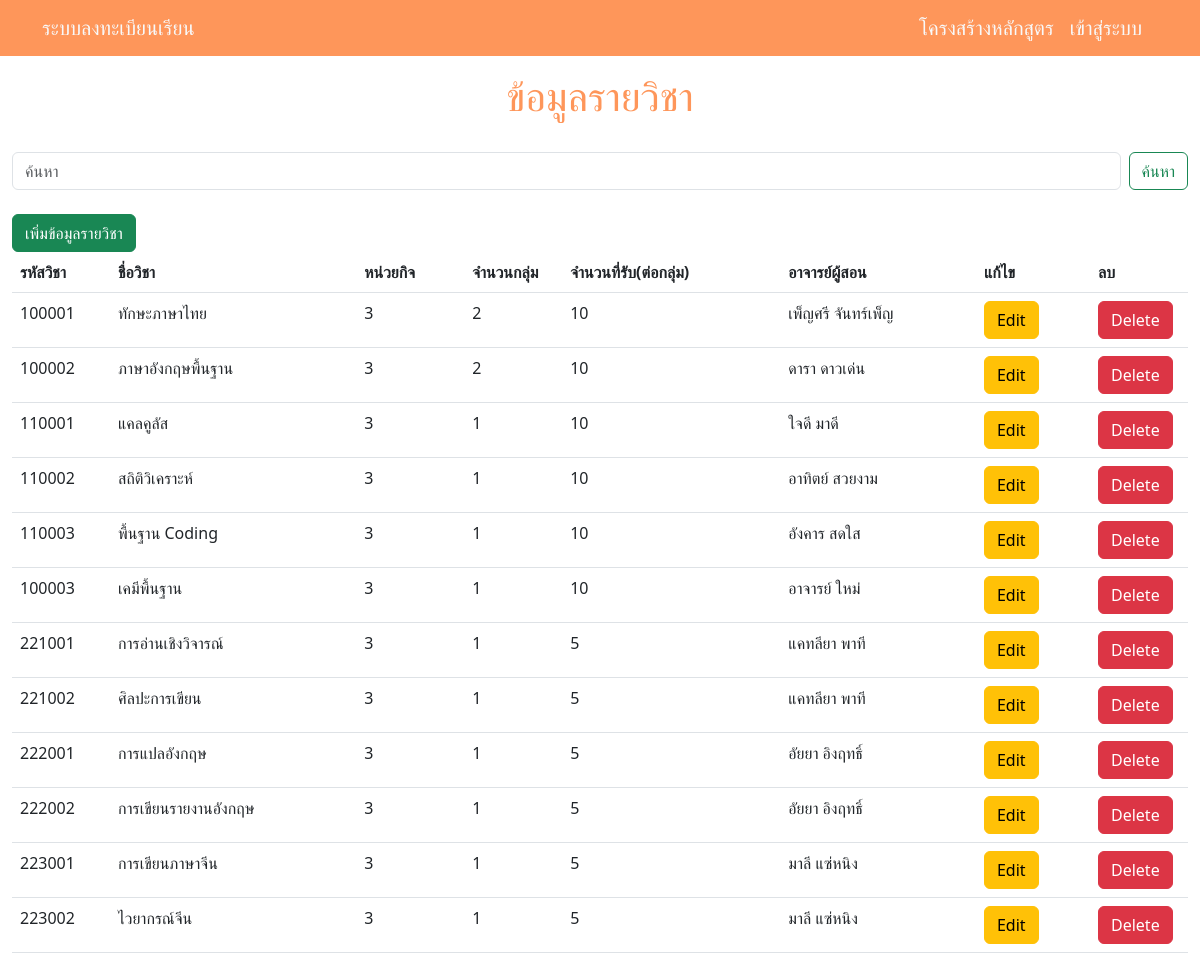
/Course_show.php, run on the app's committed database.
### tables this page shows
CREATE TABLE `course` (
  `cou_id` varchar(6) NOT NULL,
  `cou_name` varchar(30) NOT NULL,
  `cou_credit` int(1) NOT NULL,
  `cou_num_of_group` int(20) NOT NULL,
  `cou_num_of_student` int(10) NOT NULL,
  `cou_building` varchar(30) NOT NULL,
  `sche_Emp_id` int(8) NOT NULL
);

CREATE TABLE `employee` (
  `user_id` varchar(8) NOT NULL,
  `emp_fname` varchar(30) NOT NULL,
  `emp_lname` varchar(30) NOT NULL,
  `ra_id` varchar(2) NOT NULL,
  `emp_phone` varchar(10) NOT NULL,
  `emp_enroll` date NOT NULL,
  `emp_email` text NOT NULL,
  `emp_address` text NOT NULL,
  `emp_birth` date DEFAULT NULL,
  `fac_id` varchar(8) NOT NULL,
  `emp_gender` varchar(8) NOT NULL
);

### Course_show.php (the view, shortened to what this page needs)
<?php
include 'conn.php';
$txtKeyword = "";
?>
<!DOCTYPE html>
<html lang="en">
<head>
    <link href="https://cdn.jsdelivr.net/npm/bootstrap@5.3.0-alpha1/dist/css/bootstrap.min.css" rel="stylesheet"
>
</head>
<body>
    <?php include "navbar.php"; ?>
    <div class="container-fluid py-5">
        <br>
        <div class="col-md-auto">
            <h1 class="text-center" style="color: #fe965a;">ข้อมูลรายวิชา</h1><br>
        </div>
        <form class="d-flex" method="get">
            <input class="form-control me-2" type="text" placeholder="ค้นหา" aria-label="Search" name="txtKeyword"
                value="<?= $txtKeyword ?>">
            <button class="btn btn-outline-success" type="submit">ค้นหา</button>
        </form>
        <br>
        <a href="form/Course_addForm.php" class="btn btn-success">เพิ่มข้อมูลรายวิชา</a>
        <table class="table">
            <thead>
                <tr>
                    <th class="col-1">รหัสวิชา</th>
                    <th>ชื่อวิชา</th>
                    <th>หน่วยกิจ</th>
                    <th class="col-1">จำนวนกลุ่ม</th>
                    <th>จำนวนที่รับ(ต่อกลุ่ม)</th>
                    <th>อาจารย์ผู้สอน</th>
                    <th>แก้ไข</th>
                    <th class="col-1">ลบ</th>
                </tr>
            </thead>
            <tbody>
                <?php $sql = "SELECT * FROM course
                INNER JOIN sche_employee ON course.sche_Emp_id = sche_employee.sche_Emp_id
                INNER JOIN employee ON sche_employee.user_id = employee.user_id";
                $result = mysqli_query($conn, $sql);
                while ($row = mysqli_fetch_assoc($result)):
                    ?>
                    <tr>
                        <td>
                            <?php echo $row['cou_id']; ?>
                        </td>
                        <td>
                            <?php echo $row['cou_name']; ?>
                        </td>
                        <td>
                            <?php echo $row['cou_credit']; ?>
                        </td>
                        <td>
                            <?php echo $row['cou_num_of_group']; ?>
                        </td>
                        <td>
                            <?php echo $row['cou_num_of_student']; ?>
                        </td>
                        <td>
                            <?php echo $row['emp_fname'] . " " . $row['emp_lname']; ?>
                        </td>
                        <td><a href="JavaScript:if(confirm('Confirm Edit?')==true){window.location='form/Course_editForm.php?couID=<?php echo $row['cou_id']; ?>';} "
                                class="btn btn-warning">Edit</a></td>
                        <td><a href="JavaScript:if(confirm('Confirm Delete?')==true){window.location='funtion/Course_delete.php?couID=<?php echo $row['cou_id']; ?>';}"
                                class="btn btn-danger">Delete</a></td>
                    </tr>
                <?php endwhile; ?>
            </tbody>
        </table>
    </div>
</body>
</html>

### data on the page
course: cou_id "100001", cou_name "ทักษะภาษาไทย", cou_credit "3", cou_num_of_group "2", cou_num_of_student "10", employee.emp_fname "เพ็ญศรี", employee.emp_lname "จันทร์เพ็ญ"
course: cou_id "100002", cou_name "ภาษาอังกฤษพื้นฐาน", cou_credit "3", cou_num_of_group "2", cou_num_of_student "10", employee.emp_fname "ดารา", employee.emp_lname "ดาวเด่น"
course: cou_id "110001", cou_name "แคลคูลัส", cou_credit "3", cou_num_of_group "1", cou_num_of_student "10", employee.emp_fname "ใจดี", employee.emp_lname "มาดี"
course: cou_id "110002", cou_name "สถิติวิเคราะห์", cou_credit "3", cou_num_of_group "1", cou_num_of_student "10", employee.emp_fname "อาทิตย์", employee.emp_lname "สวยงาม"
course: cou_id "110003", cou_name "พื้นฐาน Coding", cou_credit "3", cou_num_of_group "1", cou_num_of_student "10", employee.emp_fname "อังคาร", employee.emp_lname "สดใส"
course: cou_id "100003", cou_name "เคมีพื้นฐาน", cou_credit "3", cou_num_of_group "1", cou_num_of_student "10", employee.emp_fname "อาจารย์", employee.emp_lname "ใหม่"
course: cou_id "221001", cou_name "การอ่านเชิงวิจารณ์", cou_credit "3", cou_num_of_group "1", cou_num_of_student "5", employee.emp_fname "แคทลียา", employee.emp_lname "พาที"
course: cou_id "221002", cou_name "ศิลปะการเขียน", cou_credit "3", cou_num_of_group "1", cou_num_of_student "5", employee.emp_fname "แคทลียา", employee.emp_lname "พาที"
course: cou_id "222001", cou_name "การแปลอังกฤษ", cou_credit "3", cou_num_of_group "1", cou_num_of_student "5", employee.emp_fname "อัยยา", employee.emp_lname "อิงฤทธิ์"
course: cou_id "222002", cou_name "การเขียนรายงานอังกฤษ", cou_credit "3", cou_num_of_group "1", cou_num_of_student "5", employee.emp_fname "อัยยา", employee.emp_lname "อิงฤทธิ์"
course: cou_id "223001", cou_name "การเขียนภาษาจีน", cou_credit "3", cou_num_of_group "1", cou_num_of_student "5", employee.emp_fname "มาลี", employee.emp_lname "แซ่หนิง"
course: cou_id "223002", cou_name "ไวยากรณ์จีน", cou_credit "3", cou_num_of_group "1", cou_num_of_student "5", employee.emp_fname "มาลี", employee.emp_lname "แซ่หนิง"
